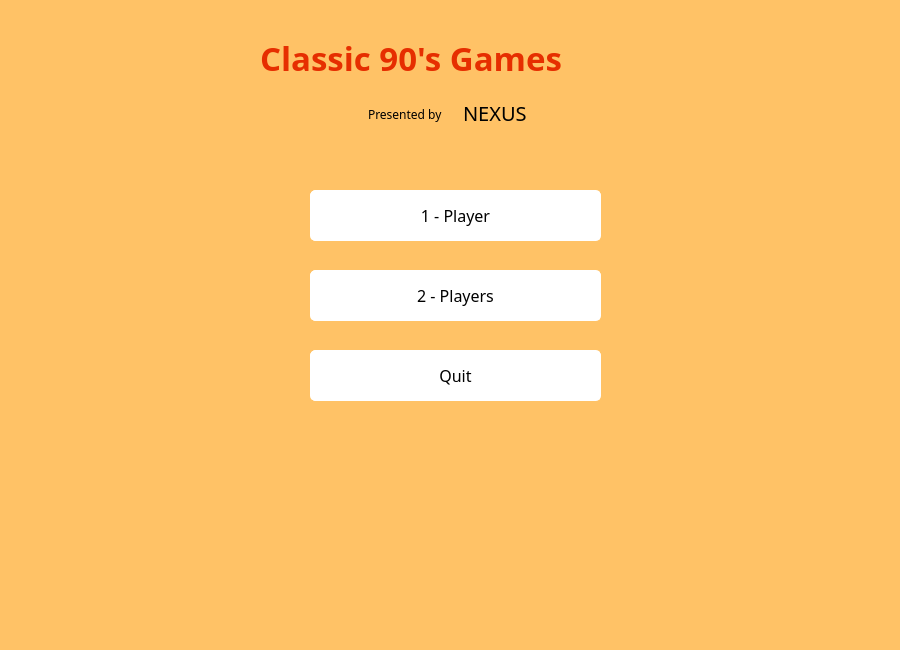
<?xml version="1.0" encoding="UTF-8"?>
<ui version="4.0">
 <class>MainWindow</class>
 <widget class="QMainWindow" name="MainWindow">
  <property name="geometry">
   <rect>
    <x>0</x>
    <y>0</y>
    <width>900</width>
    <height>650</height>
   </rect>
  </property>
  <property name="font">
   <font>
    <family>Calibri</family>
    <italic>false</italic>
   </font>
  </property>
  <property name="windowTitle">
   <string>MainWindow</string>
  </property>
  <property name="styleSheet">
   <string notr="true">background-color:#ffc266;</string>
  </property>
  <widget class="QWidget" name="centralwidget">
   <widget class="QLabel" name="label">
    <property name="geometry">
     <rect>
      <x>463</x>
      <y>83</y>
      <width>91</width>
      <height>60</height>
     </rect>
    </property>
    <property name="font">
     <font>
      <family>Segoe Print</family>
      <pointsize>15</pointsize>
      <weight>50</weight>
      <bold>false</bold>
     </font>
    </property>
    <property name="styleSheet">
     <string notr="true">background-color:transparent;</string>
    </property>
    <property name="text">
     <string>NEXUS</string>
    </property>
   </widget>
   <widget class="QLabel" name="label_2">
    <property name="geometry">
     <rect>
      <x>368</x>
      <y>104</y>
      <width>90</width>
      <height>20</height>
     </rect>
    </property>
    <property name="font">
     <font>
      <family>Segoe Print</family>
      <weight>50</weight>
      <bold>false</bold>
     </font>
    </property>
    <property name="styleSheet">
     <string notr="true">background-color:transparent;</string>
    </property>
    <property name="text">
     <string>Presented by</string>
    </property>
   </widget>
   <widget class="QLabel" name="label_3">
    <property name="geometry">
     <rect>
      <x>260</x>
      <y>12</y>
      <width>411</width>
      <height>91</height>
     </rect>
    </property>
    <property name="font">
     <font>
      <family>Segoe Print</family>
      <pointsize>25</pointsize>
      <weight>75</weight>
      <bold>true</bold>
     </font>
    </property>
    <property name="styleSheet">
     <string notr="true">background-color:transparent;color:#e62e00;</string>
    </property>
    <property name="text">
     <string>Classic 90's Games</string>
    </property>
   </widget>
   <widget class="QLabel" name="label_4">
    <property name="geometry">
     <rect>
      <x>40</x>
      <y>440</y>
      <width>221</width>
      <height>191</height>
     </rect>
    </property>
    <property name="styleSheet">
     <string notr="true">background-color: transparent;</string>
    </property>
    <property name="text">
     <string/>
    </property>
    <property name="pixmap">
     <pixmap>assets/mancala 1 img.png</pixmap>
    </property>
    <property name="scaledContents">
     <bool>true</bool>
    </property>
   </widget>
   <widget class="QLabel" name="label_5">
    <property name="geometry">
     <rect>
      <x>660</x>
      <y>440</y>
      <width>211</width>
      <height>211</height>
     </rect>
    </property>
    <property name="text">
     <string/>
    </property>
    <property name="pixmap">
     <pixmap>assets/img 2.png</pixmap>
    </property>
    <property name="scaledContents">
     <bool>true</bool>
    </property>
   </widget>
   <widget class="QLabel" name="label_6">
    <property name="geometry">
     <rect>
      <x>300</x>
      <y>460</y>
      <width>331</width>
      <height>161</height>
     </rect>
    </property>
    <property name="text">
     <string/>
    </property>
    <property name="pixmap">
     <pixmap>assets/angshuman-dhar-pen-fight.png</pixmap>
    </property>
    <property name="scaledContents">
     <bool>true</bool>
    </property>
   </widget>
   <widget class="QPushButton" name="pushButton">
    <property name="geometry">
     <rect>
      <x>310</x>
      <y>190</y>
      <width>291</width>
      <height>51</height>
     </rect>
    </property>
    <property name="font">
     <font>
      <family>OCR A Std</family>
      <pointsize>12</pointsize>
      <italic>false</italic>
     </font>
    </property>
    <property name="styleSheet">
     <string notr="true">QPushButton
{
	background-color:white;
	color:black;
	padding:3px;
	outline:none;
	border:1px solid white;
	border-radius:5px;
}
QPushButton:hover
{
	background-color: #b3ecff;
	border:1px solid skyblue;
}</string>
    </property>
    <property name="text">
     <string>1 - Player</string>
    </property>
   </widget>
   <widget class="QPushButton" name="pushButton_2">
    <property name="geometry">
     <rect>
      <x>310</x>
      <y>270</y>
      <width>291</width>
      <height>51</height>
     </rect>
    </property>
    <property name="font">
     <font>
      <family>OCR A Std</family>
      <pointsize>12</pointsize>
      <italic>false</italic>
     </font>
    </property>
    <property name="styleSheet">
     <string notr="true">QPushButton
{
	background-color:white;
	color:black;
	padding:3px;
	outline:none;
	border:1px solid white;
	border-radius:5px;
}</string>
    </property>
    <property name="text">
     <string>2 - Players</string>
    </property>
   </widget>
   <widget class="QPushButton" name="pushButton_3">
    <property name="geometry">
     <rect>
      <x>310</x>
      <y>350</y>
      <width>291</width>
      <height>51</height>
     </rect>
    </property>
    <property name="font">
     <font>
      <family>OCR A Std</family>
      <pointsize>12</pointsize>
      <italic>false</italic>
     </font>
    </property>
    <property name="styleSheet">
     <string notr="true">QPushButton
{
	background-color:white;
	color:black;
	padding:3px;
	outline:none;
	border:1px solid white;
	border-radius:5px;
}</string>
    </property>
    <property name="text">
     <string>Quit</string>
    </property>
   </widget>
   <widget class="QLabel" name="label_7">
    <property name="geometry">
     <rect>
      <x>840</x>
      <y>20</y>
      <width>41</width>
      <height>41</height>
     </rect>
    </property>
    <property name="styleSheet">
     <string notr="true">background-color:transparent;</string>
    </property>
    <property name="text">
     <string/>
    </property>
    <property name="pixmap">
     <pixmap>assets/info.png</pixmap>
    </property>
    <property name="scaledContents">
     <bool>true</bool>
    </property>
   </widget>
   <widget class="QLabel" name="label_8">
    <property name="geometry">
     <rect>
      <x>830</x>
      <y>70</y>
      <width>61</width>
      <height>61</height>
     </rect>
    </property>
    <property name="text">
     <string/>
    </property>
    <property name="pixmap">
     <pixmap>assets/sett.png</pixmap>
    </property>
    <property name="scaledContents">
     <bool>true</bool>
    </property>
   </widget>
   <widget class="QPushButton" name="pushButton_4">
    <property name="geometry">
     <rect>
      <x>825</x>
      <y>15</y>
      <width>71</width>
      <height>51</height>
     </rect>
    </property>
    <property name="styleSheet">
     <string notr="true">background-color:transparent; outline : none; border : 0px;</string>
    </property>
    <property name="text">
     <string/>
    </property>
   </widget>
   <widget class="QPushButton" name="pushButton_5">
    <property name="geometry">
     <rect>
      <x>827</x>
      <y>75</y>
      <width>71</width>
      <height>51</height>
     </rect>
    </property>
    <property name="styleSheet">
     <string notr="true">background-color:transparent; outline : none; border : 0px;</string>
    </property>
    <property name="text">
     <string/>
    </property>
   </widget>
  </widget>
  <widget class="QStatusBar" name="statusbar"/>
  <action name="actionHelp">
   <property name="text">
    <string>Help</string>
   </property>
  </action>
  <action name="actionBenefits">
   <property name="text">
    <string>Benefits</string>
   </property>
  </action>
 </widget>
 <resources/>
 <connections/>
</ui>
